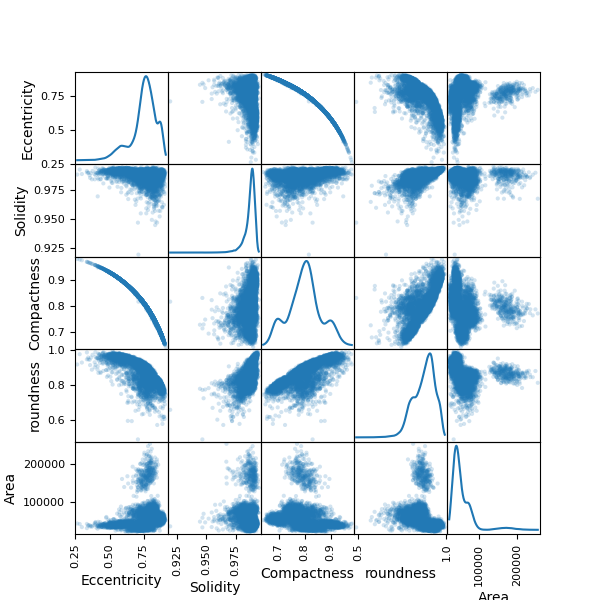

Here is the Python script that generated this plot:
import matplotlib.pyplot as plt
import pandas as pd
from pandas.plotting import scatter_matrix

df = pd.read_csv(r"Adjusted Dry Bean Dataset.csv")
columns = df[['Eccentricity', 'Solidity', 'Compactness', 'roundness', 'Area']]
scatter_matrix(columns, alpha=0.2, figsize=(6, 6), diagonal='kde')
plt.savefig(fname = "Blue_Scatter_Matrix.png", transparent = True)
plt.show()